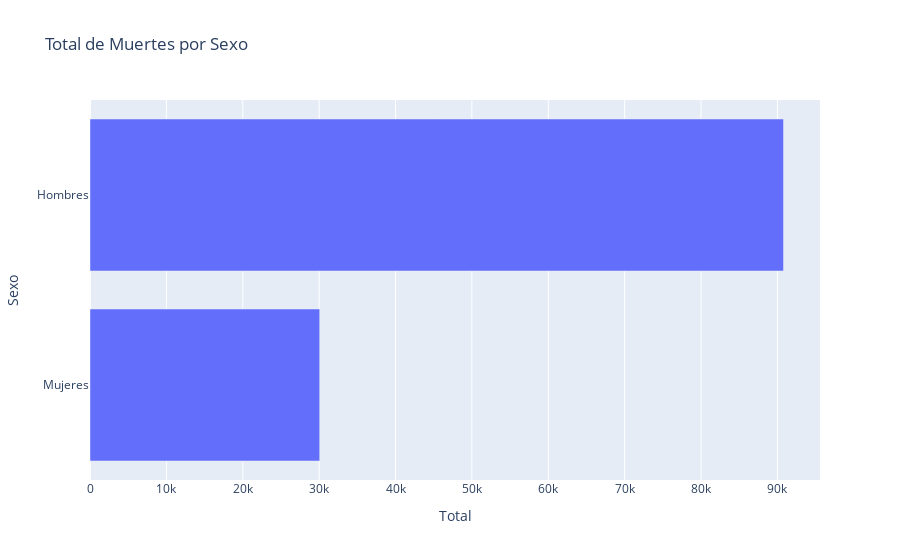

The code cell stored with this chart in its notebook:
### Code cell
fig5 = px.bar(deaths_sex, x='Total', y='Sexo', orientation='h', title='Total de Muertes por Sexo')
fig5.show()

### Figure 1 — Plotly figure (JSON) as saved in the notebook; plotly's stock layout.template omitted (floating-point values rounded to 4 significant figures)
{"data": [{"alignmentgroup": "True", "hovertemplate": "Total=%{x}<br>Sexo=%{y}<extra></extra>", "legendgroup": "", "marker": {"color": "#636efa", "pattern": {"shape": ""}}, "name": "", "offsetgroup": "", "orientation": "h", "showlegend": false, "textposition": "auto", "type": "bar", "x": [30075, 90796], "xaxis": "x", "y": ["Mujeres", "Hombres"], "yaxis": "y"}], "layout": {"barmode": "relative", "legend": {"tracegroupgap": 0}, "title": {"text": "Total de Muertes por Sexo"}, "xaxis": {"anchor": "y", "domain": [0, 1], "title": {"text": "Total"}}, "yaxis": {"anchor": "x", "domain": [0, 1], "title": {"text": "Sexo"}}}}
